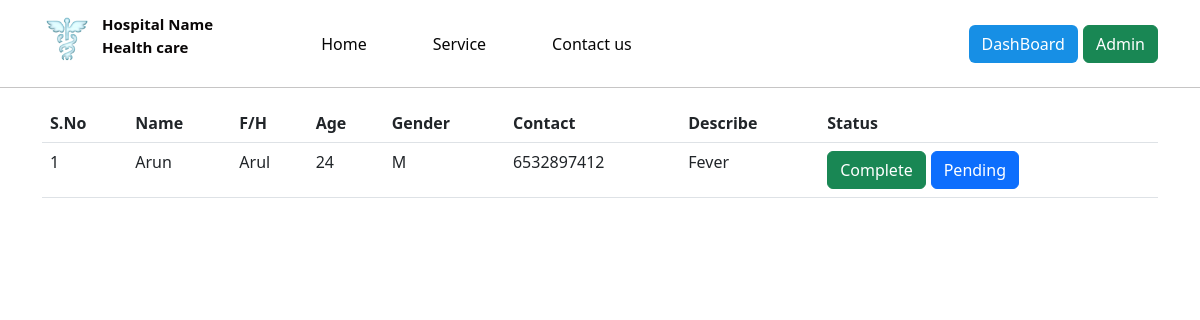
The page /P_details/vijay on the database its author committed.
### home/models.py (models this page shows, shortened)
class UserProfile(models.Model):
    pid = models.CharField(max_length=20)
    doctor = models.CharField(max_length=255)
    name = models.CharField(max_length=255)
    fh = models.CharField(max_length=50,default=0)
    age = models.IntegerField(default=0)
    gender = models.CharField(max_length=1, choices=[('M', 'Male'), ('F', 'Female'), ('O', 'Other')])
    contact = models.CharField(max_length=20)
    description = models.TextField()
    created_at=models.DateTimeField(auto_now_add=True)

### home/views.py (the view, shortened to what this page needs)
# urls.py: path('P_details/<str:p_name>',views.p_details, name='P_details'),
def p_details(request,p_name):
    patient=UserProfile.objects.filter(doctor=p_name)
    return render(request,"p_details.html", {'patients':patient})

### home/templates/p_details.html (shortened to what this page needs)
{% include 'header.html' %}
{% load static %}
<div>
    {% include 'navbar.html' %}
</div>
<div class="container">
    <table class="table mt-3">
        <tr>
            <th>S.No</th>
            <th>Name</th>
            <th>F/H</th>
            <th>Age</th>
            <th>Gender</th>
            <th>Contact</th>
            <th>Describe</th>
            <th>Status</th>
        </tr>
        {% for pd in patients %}
        <tr>
            <td>{{forloop.counter}}</td>
            <td>{{pd.name}}</td>
            <td>{{pd.fh}}</td>
            <td>{{pd.age}}</td>
            <td>{{pd.gender}}</td>
            <td>{{pd.contact}}</td>
            <td>{{pd.description}}</td>
            <td><a style="margin-right: 5px;" class="btn btn-success" data-bs-toggle="modal" data-bs-target="#myModal">Complete</a><a class="btn btn-primary" href="">Pending</a> </td>
        </tr>
        {% endfor %}
    </table>

### rows shown on the page
UserProfile: name "Arun", fh "Arul", age "24", gender "M", contact "6532897412", description "Fever"
